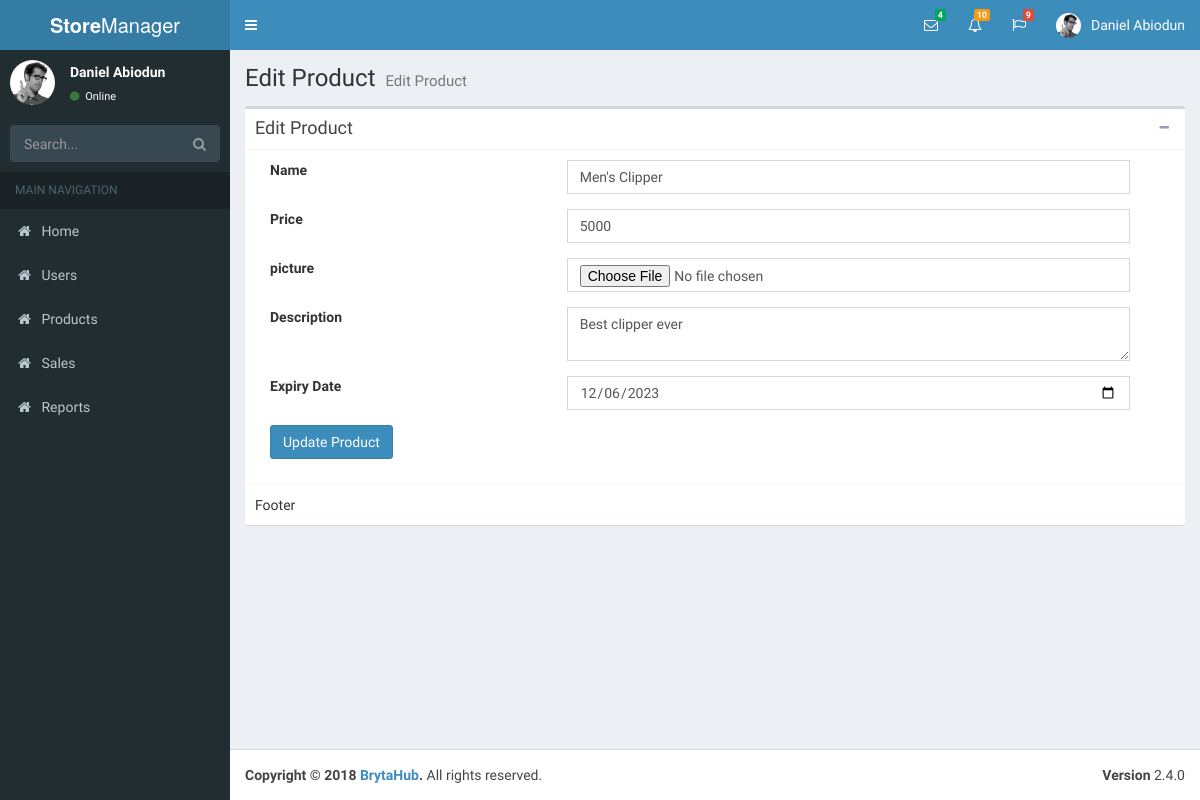
Page /edit_product.php?id=2 on the committed database.
### tables this page shows
CREATE TABLE `products` (
  `id` int(10) UNSIGNED NOT NULL,
  `name` varchar(50) NOT NULL,
  `price` double NOT NULL,
  `picture` varchar(50) DEFAULT NULL,
  `description` text,
  `qty_left` int(11) NOT NULL,
  `date_created` timestamp NOT NULL DEFAULT CURRENT_TIMESTAMP,
  `expiry_date` date DEFAULT NULL,
  `created_by` int(11) DEFAULT NULL,
  `date_updated` timestamp NOT NULL DEFAULT CURRENT_TIMESTAMP ON UPDATE CURRENT_TIMESTAMP
);

### edit_product.php (the view, shortened to what this page needs)
<?php
require_once "config/connect_db.php";
$id = trim($_GET['id']);
$sql = "SELECT * FROM products WHERE id = ?";
if ($stmt = mysqli_prepare($conn, $sql)) {
  mysqli_stmt_bind_param($stmt, "i", $id);
  if (mysqli_stmt_execute($stmt)) {
    $result = mysqli_stmt_get_result($stmt);
    if (mysqli_num_rows($result) == 1) {
      $row = mysqli_fetch_array($result, MYSQLI_ASSOC);
      $name = $row['name'];
      $price = $row['price'];
      $description = $row['description'];
      $expiry_date = $row['expiry_date'];
    } else {
      header("Location: products.php");
      exit();
    }
  }
}
?>
<!DOCTYPE html>
<html>
<head>
  <?php include('partials/styles.php') ?>
</head>
<body class="hold-transition skin-blue sidebar-mini">
<div class="wrapper">
  <?php include('partials/header.php'); ?>
  <?php include('partials/aside.php'); ?>
  <div class="content-wrapper">
    <section class="content-header">
      <h1>
        Edit Product
        <small>Edit Product</small>
      </h1>
    </section>
    <section class="content">
      <div class="box">
        <div class="box-header with-border">
          <h3 class="box-title">Edit Product</h3>
          <div class="box-tools pull-right">
            <button type="button" class="btn btn-box-tool" data-widget="collapse" data-toggle="tooltip"
                    title="Collapse">
              <i class="fa fa-minus"></i></button>
          </div>
        </div>
        <div class="box-body">
          <form method="post" enctype="multipart/form-data">
            <div class="row form-group col-md-12">
              <div class="col-md-4">
                <label for="name">Name</label>
              </div>
                <div class="col-md-8">
                  <input type="text" name="name" id="name" class="form-control" required="" value="<?php echo $name; ?>">
                </div>
            </div>
            <div class="row form-group col-md-12">
              <div class="col-md-4">
                <label for="price">Price</label>
              </div>
                <div class="col-md-8">
                  <input type="text" name="price" id="price" class="form-control" required="" value="<?php echo $price; ?>">
                </div>
            </div>
            <div class="row form-group col-md-12">
              <div class="col-md-4">
              <label for="picture">picture</label>
              </div>
                <div class="col-md-8">
                  <input type="file" name="picture" id="picture" class="form-control">
                </div>
            </div>
            <div class="row form-group col-md-12">
              <div class="col-md-4">
              <label for="description">Description</label>
              </div>
                <div class="col-md-8">
                  <textarea name="description" id="description" class="form-control" required><?php echo $description; ?></textarea>
                </div>
            </div>
            <div class="row form-group col-md-12">
              <div class="col-md-4">
              <label for="expiry_date">Expiry Date</label>
              </div>
                <div class="col-md-8">
                  <input type="date" name="expiry_date" id="expiry_date" class="form-control" required value="<?php echo $expiry_date ?>" />
                </div>
            </div>
            <div class="row form-group col-md-12">
              <div class="col-md-4">
              <button type="submit" class="btn btn-primary">Update Product</button>
              </div>
            </div>
          </form>
        </div>
        <div class="box-footer">
          Footer
        </div>
      </div>
    </section>
  </div>
  <?php include('partials/footer.php'); ?>
</div>
</body>
</html>

### rows in the picture
products: name "Men's Clipper", price "5000", description "Best clipper ever", expiry_date "12/06/2023"
